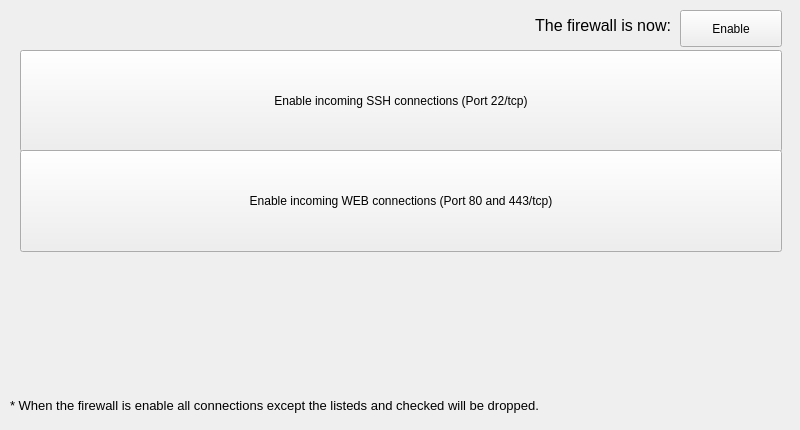
<?xml version="1.0" encoding="UTF-8"?>
<ui version="4.0">
 <class>mWall</class>
 <widget class="QMainWindow" name="mWall">
  <property name="geometry">
   <rect>
    <x>0</x>
    <y>0</y>
    <width>800</width>
    <height>430</height>
   </rect>
  </property>
  <property name="windowTitle">
   <string>mWall</string>
  </property>
  <widget class="QWidget" name="centralWidget">
   <widget class="QPushButton" name="bntSsh">
    <property name="geometry">
     <rect>
      <x>20</x>
      <y>50</y>
      <width>760</width>
      <height>100</height>
     </rect>
    </property>
    <property name="styleSheet">
     <string>min-width: 760px;
max-width: 760px;
min-height: 100px;
max-height: 100px;</string>
    </property>
    <property name="text">
     <string notr="true" comment="f">Enable incoming SSH connections (Port 22/tcp)</string>
    </property>
    <property name="checkable">
     <bool>true</bool>
    </property>
   </widget>
   <widget class="QPushButton" name="bntWeb">
    <property name="geometry">
     <rect>
      <x>20</x>
      <y>150</y>
      <width>760</width>
      <height>100</height>
     </rect>
    </property>
    <property name="styleSheet">
     <string>min-width: 760px;
max-width: 760px;
min-height: 100px;
max-height: 100px;</string>
    </property>
    <property name="text">
     <string notr="true" comment="f">Enable incoming WEB connections (Port 80 and 443/tcp)</string>
    </property>
    <property name="checkable">
     <bool>true</bool>
    </property>
   </widget>
   <widget class="QPushButton" name="btnEnable">
    <property name="geometry">
     <rect>
      <x>680</x>
      <y>10</y>
      <width>100</width>
      <height>35</height>
     </rect>
    </property>
    <property name="styleSheet">
     <string>min-width: 100px;
max-width: 100px;
min-height: 35px;
max-height: 35px;</string>
    </property>
    <property name="text">
     <string notr="true" comment="f">Enable</string>
    </property>
    <property name="checkable">
     <bool>true</bool>
    </property>
   </widget>
   <widget class="QLabel" name="label">
    <property name="geometry">
     <rect>
      <x>10</x>
      <y>0</y>
      <width>661</width>
      <height>51</height>
     </rect>
    </property>
    <property name="text">
     <string>&lt;!DOCTYPE HTML PUBLIC &quot;-//W3C//DTD HTML 4.0//EN&quot; &quot;http://www.w3.org/TR/REC-html40/strict.dtd&quot;&gt;
&lt;html&gt;&lt;head&gt;&lt;meta name=&quot;qrichtext&quot; content=&quot;1&quot; /&gt;&lt;style type=&quot;text/css&quot;&gt;
p, li { white-space: pre-wrap; }
&lt;/style&gt;&lt;/head&gt;&lt;body style=&quot; font-family:'DejaVu Sans'; font-size:8pt; font-weight:400; font-style:normal;&quot;&gt;
&lt;p align=&quot;right&quot; style=&quot; margin-top:0px; margin-bottom:0px; margin-left:0px; margin-right:0px; -qt-block-indent:0; text-indent:0px;&quot;&gt;&lt;span style=&quot; font-size:12pt;&quot;&gt;The firewall is now:&lt;/span&gt;&lt;/p&gt;&lt;/body&gt;&lt;/html&gt;</string>
    </property>
   </widget>
   <widget class="QLabel" name="label_2">
    <property name="geometry">
     <rect>
      <x>10</x>
      <y>390</y>
      <width>781</width>
      <height>31</height>
     </rect>
    </property>
    <property name="text">
     <string>&lt;!DOCTYPE HTML PUBLIC &quot;-//W3C//DTD HTML 4.0//EN&quot; &quot;http://www.w3.org/TR/REC-html40/strict.dtd&quot;&gt;
&lt;html&gt;&lt;head&gt;&lt;meta name=&quot;qrichtext&quot; content=&quot;1&quot; /&gt;&lt;style type=&quot;text/css&quot;&gt;
p, li { white-space: pre-wrap; }
&lt;/style&gt;&lt;/head&gt;&lt;body style=&quot; font-family:'DejaVu Sans'; font-size:8pt; font-weight:400; font-style:normal;&quot;&gt;
&lt;p align=&quot;justify&quot; style=&quot; margin-top:0px; margin-bottom:0px; margin-left:0px; margin-right:0px; -qt-block-indent:0; text-indent:0px;&quot;&gt;&lt;span style=&quot; font-size:10pt;&quot;&gt;* When the firewall is enable all connections except the listeds and checked will be dropped.&lt;/span&gt;&lt;/p&gt;&lt;/body&gt;&lt;/html&gt;</string>
    </property>
   </widget>
  </widget>
 </widget>
 <layoutdefault spacing="6" margin="11"/>
 <resources/>
 <connections/>
</ui>
